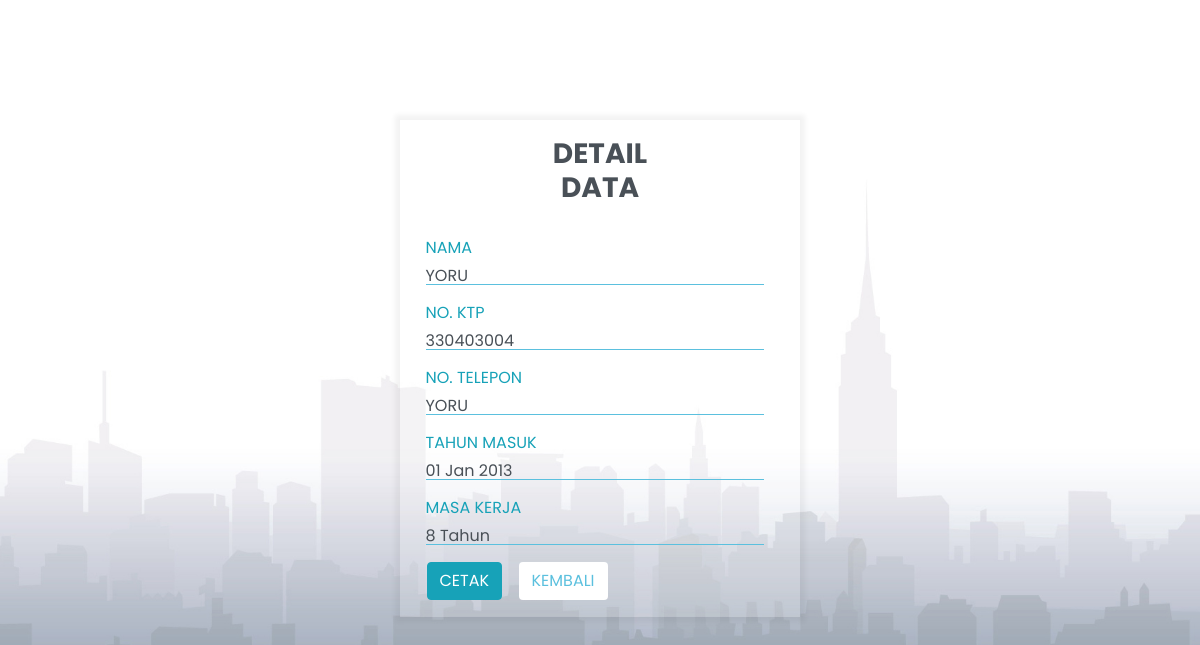
Page /detail.php?id=21 (signed in) on the committed database.
### tables this page shows
CREATE TABLE `data_karyawan` (
  `id` int(11) NOT NULL,
  `nama` varchar(30) NOT NULL,
  `no_ktp` varchar(20) NOT NULL,
  `no_telp` varchar(20) NOT NULL,
  `tahun_masuk` date NOT NULL
);

### detail.php (the view, shortened to what this page needs)
<!DOCTYPE html>
<html>
<head>
    <link href="//maxcdn.bootstrapcdn.com/bootstrap/4.1.1/css/bootstrap.min.css" rel="stylesheet" id="bootstrap-css">
    <link rel="stylesheet" href="css/style_data.css">
</head>
<body>
    <div id="form-detail">
        <div class="container">
            <div class="row justify-content-center">
                <div id="login-column" class="col-md-6">
                    <div id="login-box" class="col-md-12">
                    </div>
                    <?php
                    include 'koneksi.php';
                    $id = $_GET['id'];
                    $query = mysqli_query($conn, "select * from data_karyawan where id='$id'");
                    while ($data = mysqli_fetch_assoc($query)) {
                        $tahun_masuk = $data['tahun_masuk'];
                        $lama = new DateTime($tahun_masuk);
                        $sekarang = new DateTime();
                        $masa_kerja = $sekarang->diff($lama);
                    ?>
                        <h3 class="text-center"> <b> DETAIL DATA </b></h3>
                        <br>
                        <div class="form-group">
                            <label class="text-info">NAMA</label><br>
                            <p class="form-control"> <?php echo $data['nama'] ?> </p>
                        </div>
                        <div class="form-group">
                            <label class="text-info">NO. KTP</label><br>
                            <p class="form-control"> <?php echo $data['no_ktp'] ?> </p>
                        </div>
                        <div class="form-group">
                            <label class="text-info">NO. TELEPON</label><br>
                            <p class="form-control"> <?php echo $data['nama'] ?> </p>
                        </div>
                        <div class="form-group">
                            <label class="text-info">TAHUN MASUK</label><br>
                            <p class="form-control"> <?php echo date('d M Y', strtotime($data['tahun_masuk'])) ?></p>
                        </div>
                        <div class="form-group">
                            <label class="text-info">MASA KERJA</label><br>
                            <p class="form-control"><?php echo $masa_kerja->y . "&nbsp" . "Tahun" ?></p>
                        </div>
                        <table>
                            <tr>
                                <td>
                                    <a href="cetak.php?id=<?php echo $data['id']; ?>""  class=" btn btn-info btn-md">CETAK</a>
                                </td>
                                <td>
                                    <a style="background-color:#fff" href="index.php" class="btn btn-md buton">KEMBALI</a>
                                </td>
                            </tr>
                        </table>
                    <?php
                    }
                    ?>
                </div>
            </div>
        </div>
    </div>
</body>
</html>

### css/style_data.css (style rules this page uses)
body { font-family: "Poppins", sans-serif; background: url("../img/bgbgbg.jpg"); background-repeat: no-repeat; background-size: 100%; }
.container { background-color: rgba(255, 255, 255, 0.164); width: 400px; margin-top: 120px; margin-bottom: 50px; padding: 1rem 1rem 1rem 1rem; box-shadow: 0 0 5px 5px rgba(0, 0, 0, 0.05); height: 100%; }
.row { height: 100%; }
.form-control { display: block; width: 200%; font-size: 1rem; font-weight: 400; line-height: 1; border-color: #5bc0de !important; border-style: solid !important; border-width: 0 0 1px 0 !important; padding: 0px !important; margin-left: -90px; height: auto; border-radius: 0; background-color: rgba(177, 177, 177, 0); background-clip: padding-box; }
.btn-info { color: #ffffff; margin-left: -90px; }
.text-info { margin-left: -90px; }
.text-center { color: #495057; }
.buton { color: #5bc0de; }

### rows in the picture
data_karyawan: nama "YORU", no_ktp "330403004", tahun_masuk "01 Jan 2013", tahun_masuk "8"
